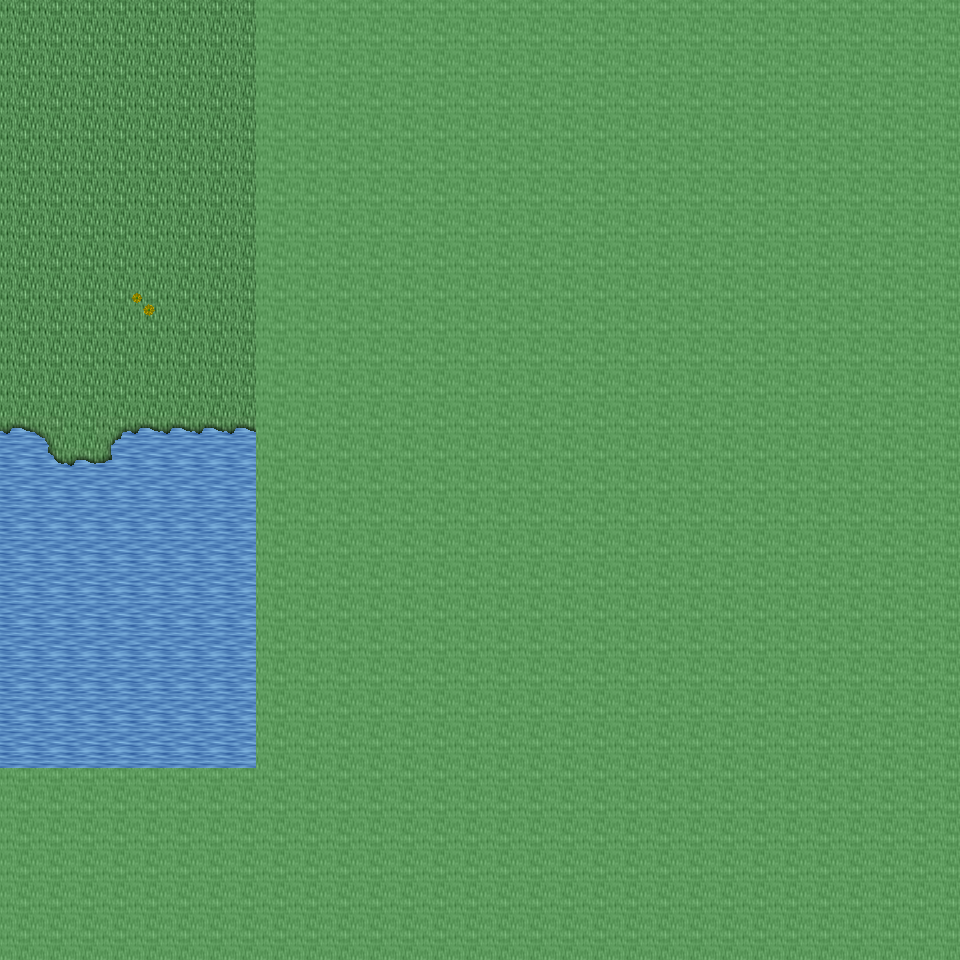

This is a level from a 2D game, rendered from its Tiled map with the project's own tilesets. A one-line summary and the map file follow, with tile-layer data summarised:
An orthogonal 30x30 tile map with 32x32 px tiles, 6 tile layers (Ground, Object, Object2, Above, ...), 10 tilesets and 2 objects (2x mapchange).

<map version="1.0" orientation="orthogonal" renderorder="right-down" width="30" height="30" tilewidth="32" tileheight="32" nextobjectid="3">
  <tileset firstgid="1" name="tileset_ground_ground" tilewidth="32" tileheight="32" tilecount="33" columns="3">
    <image source="../drawable/tileset_ground_ground.png" width="96" height="352" />
  </tileset>
  <tileset firstgid="34" name="tileset_ground_water_pool" tilewidth="32" tileheight="32" tilecount="72" columns="3">
    <image source="../drawable/tileset_ground_water_pool.png" width="96" height="768" />
  </tileset>
  <tileset firstgid="106" name="tileset_plant_tree_tree_darkgreen" tilewidth="32" tileheight="32" tilecount="88" columns="8">
    <image source="../drawable/tileset_plant_tree_tree_darkgreen.png" width="256" height="352" />
  </tileset>
  <tileset firstgid="194" name="tileset_ground_grass_edges" tilewidth="32" tileheight="32" tilecount="36" columns="12">
    <image source="../drawable/tileset_ground_grass_edges.png" width="384" height="96" />
  </tileset>
  <tileset firstgid="230" name="tileset_ground_grass_corners" tilewidth="32" tileheight="32" tilecount="24" columns="6">
    <image source="../drawable/tileset_ground_grass_corners.png" width="192" height="128" />
  </tileset>
  <tileset firstgid="254" name="tileset_plant_grasses" tilewidth="32" tileheight="32" tilecount="6" columns="3">
    <image source="../drawable/tileset_plant_grasses.png" width="96" height="64" />
  </tileset>
  <tileset firstgid="260" name="tileset_plant_flower_daisy_yellow" tilewidth="32" tileheight="32" tilecount="8" columns="2">
    <image source="../drawable/tileset_plant_flower_daisy_yellow.png" width="64" height="128" />
  </tileset>
  <tileset firstgid="268" name="tileset_plant_flower_daisy_blue" tilewidth="32" tileheight="32" tilecount="8" columns="2">
    <image source="../drawable/tileset_plant_flower_daisy_blue.png" width="64" height="128" />
  </tileset>
  <tileset firstgid="276" name="tileset_logic_collision" tilewidth="32" tileheight="32" tilecount="1" columns="1">
    <image source="../drawable/tileset_logic_collision.png" width="32" height="32" />
  </tileset>
  <tileset firstgid="277" name="tileset_building_death_tower" tilewidth="32" tileheight="32" tilecount="252" columns="9">
    <image source="../drawable/tileset_building_death_tower.png" width="288" height="896" />
  </tileset>
  <layer name="Ground" width="30" height="30">
    <data>[900 cells, 900 non-empty, 3 distinct tile ids]</data>
  </layer>
  <layer name="Object" width="30" height="30">
    <data>[900 cells, 267 non-empty, 47 distinct tile ids]</data>
  </layer>
  <layer name="Object2" width="30" height="30">
    <data>[900 cells, 26 non-empty, 25 distinct tile ids]</data>
  </layer>
  <layer name="Above" width="30" height="30">
    <data>[900 cells, 56 non-empty, 20 distinct tile ids]</data>
  </layer>
  <layer name="Above2" width="30" height="30">
    <data>[900 cells, 0 non-empty, 0 distinct tile ids]</data>
  </layer>
  <layer name="Walkable" width="30" height="30">
    <data>[900 cells, 708 non-empty, 1 distinct tile ids]</data>
  </layer>
  <objectgroup name="MapEvents">
    <object id="1" name="north" type="mapchange" x="0" y="0" width="256" height="32">
      <properties>
        <property name="map" value="0_ados_mountain_n2_w2_x4_y1" />
        <property name="place" value="south" />
      </properties>
    </object>
    <object id="2" name="west" type="mapchange" x="0" y="0" width="32" height="768">
      <properties>
        <property name="map" value="0_ados_mountain_n2_w2_x3_y2" />
        <property name="place" value="east" />
      </properties>
    </object>
  </objectgroup>
</map>
